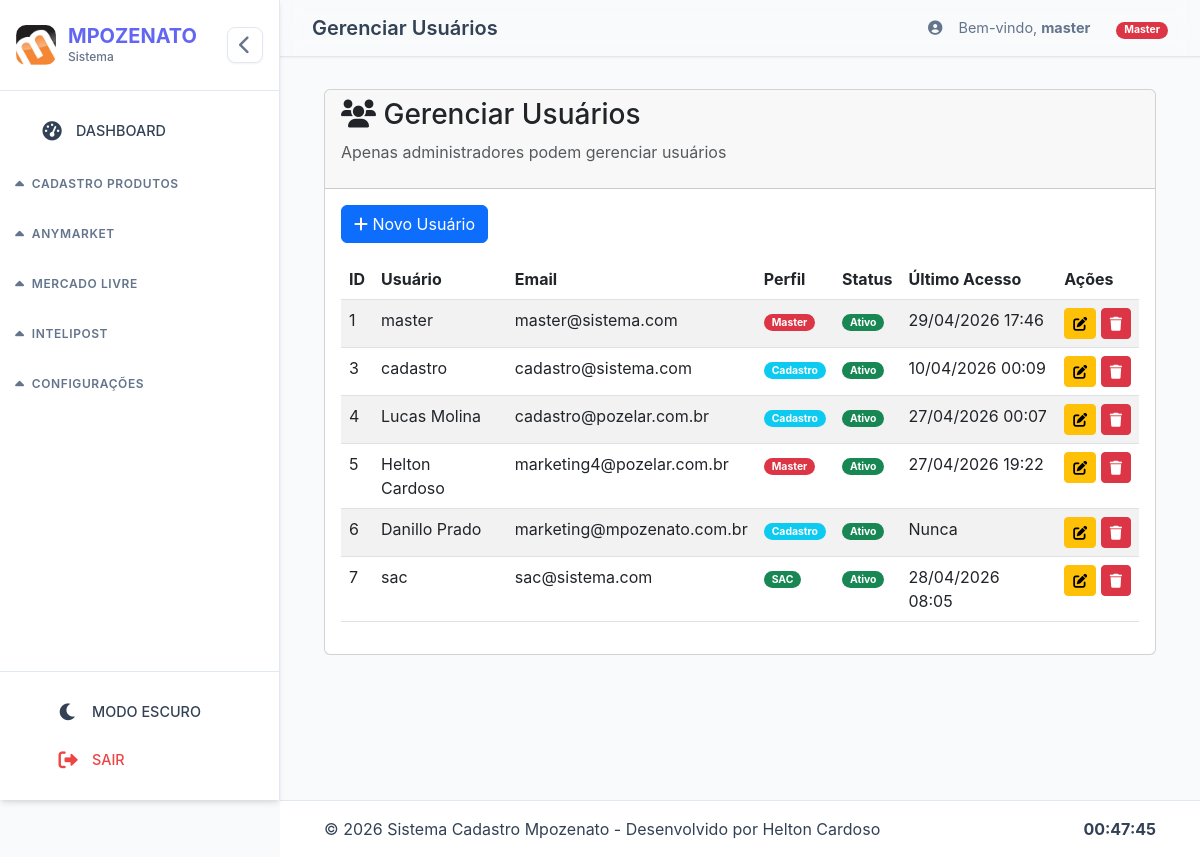
The page /admin/usuarios (signed in) on the database as committed earlier.
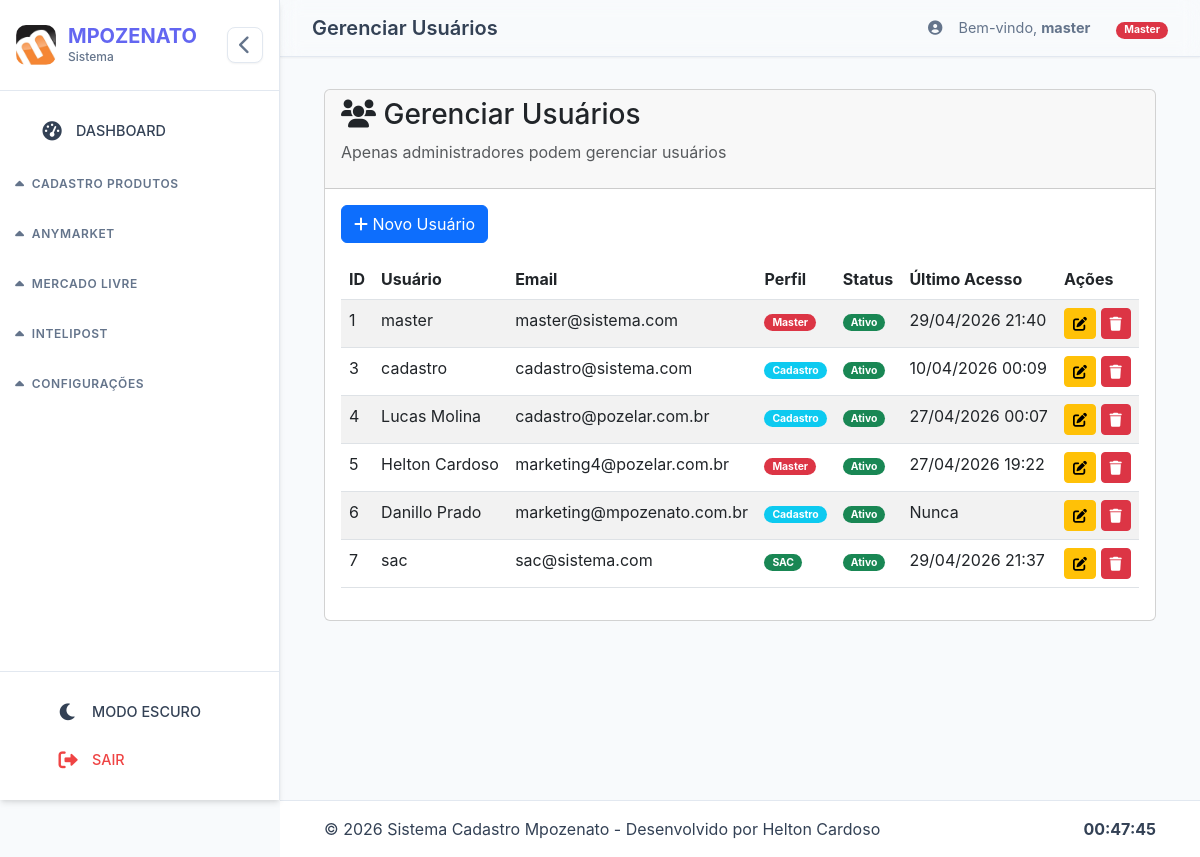
The same page on the database as committed later.
### models.py (models this page shows, shortened)
class Usuario(UserMixin, db.Model):
    __tablename__ = 'usuarios'
    id = db.Column(db.Integer, primary_key=True)
    username = db.Column(db.String(80), unique=True, nullable=False)
    email = db.Column(db.String(120), unique=True, nullable=False)
    password_hash = db.Column(db.String(256), nullable=False)
    perfil_id = db.Column(db.Integer, db.ForeignKey('perfis.id'), nullable=False)
    is_active = db.Column(db.Boolean, default=True)
    created_at = db.Column(db.DateTime, default=datetime.utcnow)
    last_login = db.Column(db.DateTime)
    permissoes_extras = db.relationship('Permissao', backref='usuario', lazy=True, cascade='all, delete-orphan')
    @property
    def perfil(self):
        return self.perfil_rel.nome if self.perfil_rel else 'user'
    def is_master(self):
        return self.perfil == 'Master'

class Perfil(db.Model):
    __tablename__ = 'perfis'
    id = db.Column(db.Integer, primary_key=True)
    nome = db.Column(db.String(50), unique=True, nullable=False)  # Master, SAC, Cadastro, Financeiro
    descricao = db.Column(db.String(200))
    is_active = db.Column(db.Boolean, default=True)
    created_at = db.Column(db.DateTime, default=datetime.utcnow)
    usuarios = db.relationship('Usuario', backref='perfil_rel', lazy=True)

### app.py (the view)
@app.route('/admin/usuarios')
@login_required
@master_required
def admin_usuarios():
    usuarios = Usuario.query.all()
    perfis = Perfil.query.all()
    return render_template('admin/usuarios.html', usuarios=usuarios, perfis=perfis, page_title='Gerenciar Usuários')

### app.py (called while the page is built)
@login_manager.user_loader
def load_user(user_id):
    from models import Usuario
    return Usuario.query.get(int(user_id))

def master_required(f):
    @wraps(f)
    def decorated_function(*args, **kwargs):
        if not current_user.is_authenticated:
            flash('Faça login para continuar', 'warning')
            return redirect(url_for('login'))
        if not current_user.is_master():
            flash('Acesso negado. Apenas Master pode acessar.', 'danger')
            return redirect(url_for('home'))
        return f(*args, **kwargs)
    return decorated_function

def contar_processos_hoje(modulo="cadastro"):
    from log_utils import contar_processos_hoje as contar_logs  # Importa a função original
    return contar_logs(modulo)  # Delega para a função de log_utils.py

@app.context_processor
def inject_stats():
    return {
        'count_processos_hoje': contar_processos_hoje(),
        'now': datetime.now()
    }

### log_utils.py (called while the page is built)
def contar_processos_hoje(modulo: str) -> int:
    with current_app.app_context():
        hoje = datetime.now().date()
        return Processo.query.filter(
            Processo.modulo == modulo,
            db.func.date(Processo.data) == hoje
        ).count()

### templates/admin/usuarios.html (shortened to what this page needs)
{% extends 'base.html' %}
{% block content %}
<div class="container-fluid">
    <div class="card">
        <div class="card-header">
            <h3><i class="fas fa-users"></i> Gerenciar Usuários</h3>
            <p class="text-muted">Apenas administradores podem gerenciar usuários</p>
        </div>
        <div class="card-body">
            <button class="btn btn-primary mb-3" onclick="abrirModalNovoUsuario()">
                <i class="fas fa-plus"></i> Novo Usuário
            </button>
            <div class="table-responsive">
                <table class="table table-striped">
                    <thead>
                        <tr>
                            <th>ID</th>
                            <th>Usuário</th>
                            <th>Email</th>
                            <th>Perfil</th>
                            <th>Status</th>
                            <th>Último Acesso</th>
                            <th>Ações</th>
                        </tr>
                    </thead>
                    <tbody id="tabela-usuarios">
                        {% for usuario in usuarios %}
                        <tr>
                            <td>{{ usuario.id }}</td>
                            <td>{{ usuario.username }}</td>
                            <td>{{ usuario.email }}</td>
                            <td>
                                <span class="badge {% if usuario.perfil == 'Master' %}bg-danger{% elif usuario.perfil == 'SAC' %}bg-success{% elif usuario.perfil == 'Cadastro' %}bg-info{% else %}bg-secondary{% endif %}">
                                    {{ usuario.perfil }}
                                </span>
                            </td>
                            <td>
                                {% if usuario.is_active %}
                                    <span class="badge bg-success">Ativo</span>
                                {% else %}
                                    <span class="badge bg-danger">Inativo</span>
                                {% endif %}
                            </td>
                            <td>{{ usuario.last_login.strftime('%d/%m/%Y %H:%M') if usuario.last_login else 'Nunca' }}</td>
                            <td>
                                <button class="btn btn-sm btn-warning"
                                    onclick="editarUsuario(
                                        {{ usuario.id }},
                                        '{{ usuario.username }}',
                                        '{{ usuario.email }}',
                                        '{{ usuario.perfil }}',
                                        {{ 'true' if usuario.is_active else 'false' }}
                                    )">
                                    <i class="fas fa-edit"></i>
                                </button>
                                <button class="btn btn-sm btn-danger" onclick="excluirUsuario({{ usuario.id }}, '{{ usuario.username }}')">
                                    <i class="fas fa-trash"></i>
                                </button>
                            </td>
                        </tr>
                        {% endfor %}
                    </tbody>
                </table>
            </div>
        </div>
    </div>
</div>
{% endblock %}

### templates/base.html (shortened to what this page needs)
<!DOCTYPE html>
<html lang="pt-br">
<head>
  <link href="https://cdn.jsdelivr.net/npm/bootstrap@5.3.0/dist/css/bootstrap.min.css" rel="stylesheet">
  <link rel="stylesheet" href="https://cdnjs.cloudflare.com/ajax/libs/font-awesome/6.0.0/css/all.min.css">
  <link rel="stylesheet" href="{{ url_for('static', filename='css/base.css') }}">
</head>
<body>
  {% if current_user.is_authenticated %}
  <div class="sidebar-wrapper" id="sidebarWrapper">
    <nav class="sidebar">
      <div class="sidebar-header">
        <div class="logo-container">
          <img src="{{ url_for('static', filename='img/logo-empresa.png') }}" class="logo-img" alt="MPOZENATO">
          <div class="logo-text">
            <span class="brand-name">MPOZENATO</span>
            <small class="brand-subtitle">Sistema</small>
          </div>
        </div>
        <button class="sidebar-toggle-btn" id="toggleSidebar" title="Recolher/Expandir">
          <i class="fas fa-chevron-left"></i>
        </button>
      </div>
      <div class="sidebar-menu" id="sidebarMenu">
        <div class="menu-group">
          <a href="{{ url_for('dashboard') }}" class="menu-item {% if active_page == 'dashboard' %}active{% endif %}">
            <div class="menu-icon">
              <i class="fas fa-tachometer-alt"></i>
            </div>
            <span class="menu-text">DASHBOARD</span>
          </a>
        </div>
        {% if current_user.is_master() or current_user.perfil == 'Cadastro' %}
        <div class="menu-group" data-module="cadastro">
          <div class="menu-title">
            <i class="fas fa-caret-down module-toggle"></i>
            <span class="menu-title-text">CADASTRO PRODUTOS</span>
          </div>
        </div>
        {% endif %}
        {% if current_user.is_master() or current_user.perfil == 'SAC' %}
        <div class="menu-group" data-module="anymarket">
          <div class="menu-title">
            <i class="fas fa-caret-down module-toggle"></i>
            <span class="menu-title-text">ANYMARKET</span>
          </div>
        </div>
        {% endif %}
        {% if current_user.is_master() %}
        <div class="menu-group" data-module="mercadolivre">
          <div class="menu-title">
            <i class="fas fa-caret-down module-toggle"></i>
            <span class="menu-title-text">MERCADO LIVRE</span>
          </div>
        </div>
        {% endif %}
        {% if current_user.is_master() or current_user.perfil == 'SAC' %}
        <div class="menu-group" data-module="intelipost">
          <div class="menu-title">
            <i class="fas fa-caret-down module-toggle"></i>
            <span class="menu-title-text">INTELIPOST</span>
          </div>
        </div>
        {% endif %}
        {% if current_user.is_master() %}
        <div class="menu-group expanded" data-module="configuracoes">
          <div class="menu-title">
            <i class="fas fa-caret-down module-toggle"></i>
            <span class="menu-title-text">CONFIGURAÇÕES</span>
          </div>
        </div>
        {% endif %}
      </div>
      <div class="sidebar-footer">
        <button class="menu-item" id="darkModeToggle">
          <div class="menu-icon">
            <i class="fas fa-moon"></i>
          </div>
          <span class="menu-text">MODO ESCURO</span>
        </button>
        <a href="{{ url_for('logout') }}" class="menu-item logout-item">
          <div class="menu-icon">
            <i class="fas fa-sign-out-alt"></i>
          </div>
          <span class="menu-text">SAIR</span>
        </a>
      </div>
    </nav>
  </div>
  {% endif %}
  <main class="main-content" id="mainContent">
    {% if current_user.is_authenticated %}
    <div class="top-bar">
      <div class="top-bar-title">
        <h4>{% block page_title %}{{ page_title | default('Dashboard') }}{% endblock %}</h4>
      </div>
      <div class="top-bar-actions">
        <div class="user-info">
          <i class="fas fa-user-circle"></i>
          <span>Bem-vindo, <strong>{{ current_user.username }}</strong></span>
          <span class="user-perfil" style="margin-left: 10px;">
            {% if current_user.is_master() %}
              <span class="badge bg-danger">Master</span>
            {% elif current_user.perfil == 'SAC' %}
              <span class="badge bg-success">SAC</span>
            {% elif current_user.perfil == 'Cadastro' %}
              <span class="badge bg-info">Cadastro</span>
            {% else %}
              <span class="badge bg-secondary">{{ current_user.perfil }}</span>
            {% endif %}
          </span>
        </div>
      </div>
    </div>
    {% endif %}
    <div class="content-wrapper">
      {% block content %}{% endblock %}
    </div>
  </main>
  <footer class="global-footer" id="globalFooter">
    <div class="container-fluid">
      <div class="row align-items-center">
        <div class="col">
          <span>&copy; {{ now.year }} Sistema Cadastro Mpozenato - Desenvolvido por Helton Cardoso</span>
        </div>
        <div class="col-auto">
          <span id="clock" class="fw-bold"></span>
        </div>
      </div>
    </div>
  </footer>
</body>
</html>

Rows that differ between the two databases and show on the page:
changed Usuario "master": last_login "29/04/2026 17:46" → "29/04/2026 21:40"
changed Usuario "sac": last_login "28/04/2026 08:05" → "29/04/2026 21:37"
